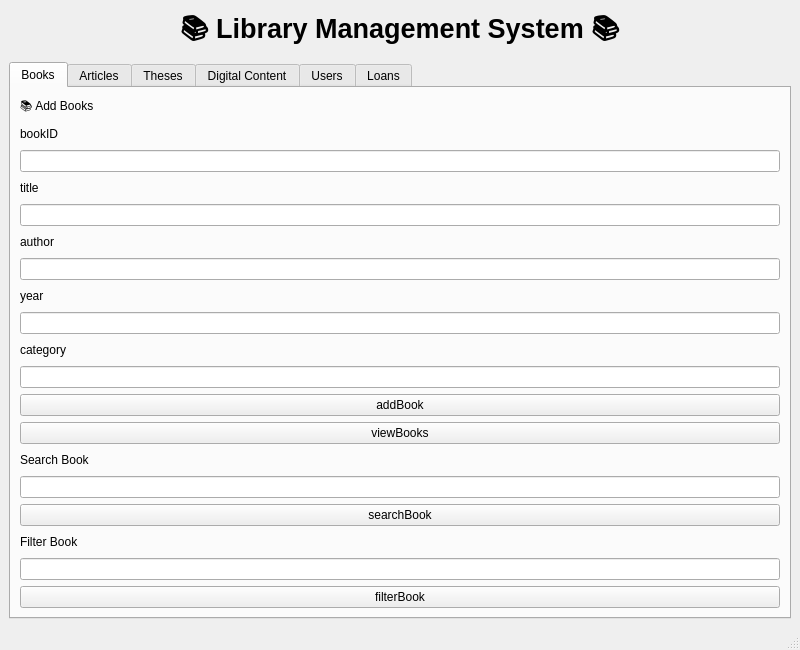
<?xml version="1.0" encoding="UTF-8"?>
<ui version="4.0">
 <class>MainWindow</class>
 <widget class="QMainWindow" name="MainWindow">
  <property name="geometry">
   <rect>
    <x>0</x>
    <y>0</y>
    <width>800</width>
    <height>600</height>
   </rect>
  </property>
  <property name="windowTitle">
   <string>MainWindow</string>
  </property>
  <widget class="QWidget" name="centralwidget">
   <layout class="QVBoxLayout" name="verticalLayout">
    <item>
     <widget class="QLabel" name="label_6">
      <property name="font">
       <font>
        <pointsize>20</pointsize>
        <bold>true</bold>
        <strikeout>false</strikeout>
       </font>
      </property>
      <property name="text">
       <string>📚 Library Management System 📚</string>
      </property>
      <property name="alignment">
       <set>Qt::AlignmentFlag::AlignCenter</set>
      </property>
     </widget>
    </item>
    <item>
     <widget class="QTabWidget" name="Books">
      <property name="currentIndex">
       <number>0</number>
      </property>
      <widget class="QWidget" name="Book">
       <attribute name="title">
        <string>Books</string>
       </attribute>
       <layout class="QVBoxLayout" name="verticalLayout_3">
        <item>
         <widget class="QLabel" name="label">
          <property name="text">
           <string>📚 Add Books</string>
          </property>
         </widget>
        </item>
        <item>
         <widget class="QLabel" name="label_2">
          <property name="text">
           <string>bookID</string>
          </property>
         </widget>
        </item>
        <item>
         <widget class="QLineEdit" name="lineEdit_bookID"/>
        </item>
        <item>
         <widget class="QLabel" name="label_3">
          <property name="text">
           <string>title</string>
          </property>
         </widget>
        </item>
        <item>
         <widget class="QLineEdit" name="lineEdit_title"/>
        </item>
        <item>
         <widget class="QLabel" name="label_4">
          <property name="text">
           <string>author</string>
          </property>
         </widget>
        </item>
        <item>
         <widget class="QLineEdit" name="lineEdit_author"/>
        </item>
        <item>
         <widget class="QLabel" name="label_5">
          <property name="text">
           <string>year</string>
          </property>
         </widget>
        </item>
        <item>
         <widget class="QLineEdit" name="lineEdit_year"/>
        </item>
        <item>
         <widget class="QLabel" name="label_7">
          <property name="text">
           <string>category</string>
          </property>
         </widget>
        </item>
        <item>
         <widget class="QLineEdit" name="lineEdit_category"/>
        </item>
        <item>
         <widget class="QPushButton" name="pushButton_addBook">
          <property name="text">
           <string>addBook</string>
          </property>
         </widget>
        </item>
        <item>
         <widget class="QPushButton" name="pushButton_viewBooks">
          <property name="text">
           <string>viewBooks</string>
          </property>
         </widget>
        </item>
        <item>
         <widget class="QLabel" name="label_16">
          <property name="text">
           <string>Search Book</string>
          </property>
         </widget>
        </item>
        <item>
         <widget class="QLineEdit" name="lineEdit_searchBook"/>
        </item>
        <item>
         <widget class="QPushButton" name="pushButton_searchBook">
          <property name="text">
           <string>searchBook</string>
          </property>
         </widget>
        </item>
        <item>
         <widget class="QLabel" name="label_17">
          <property name="text">
           <string>Filter Book</string>
          </property>
         </widget>
        </item>
        <item>
         <widget class="QLineEdit" name="lineEdit_filterBook"/>
        </item>
        <item>
         <widget class="QPushButton" name="pushButton_filterBook">
          <property name="text">
           <string>filterBook</string>
          </property>
         </widget>
        </item>
       </layout>
      </widget>
      <widget class="QWidget" name="tab">
       <attribute name="title">
        <string>Articles</string>
       </attribute>
       <layout class="QVBoxLayout" name="verticalLayout_4">
        <item>
         <widget class="QLabel" name="label_18">
          <property name="text">
           <string>📄 Articles</string>
          </property>
         </widget>
        </item>
        <item>
         <widget class="QLabel" name="label_19">
          <property name="text">
           <string>articleID</string>
          </property>
         </widget>
        </item>
        <item>
         <widget class="QLineEdit" name="lineEdit_articleID"/>
        </item>
        <item>
         <widget class="QLabel" name="label_20">
          <property name="text">
           <string>articleTitle</string>
          </property>
         </widget>
        </item>
        <item>
         <widget class="QLineEdit" name="lineEdit_articleTitle"/>
        </item>
        <item>
         <widget class="QLabel" name="label_21">
          <property name="text">
           <string>articleAuthor</string>
          </property>
         </widget>
        </item>
        <item>
         <widget class="QLineEdit" name="lineEdit_articleAuthor"/>
        </item>
        <item>
         <widget class="QLabel" name="label_22">
          <property name="text">
           <string>articleYear</string>
          </property>
         </widget>
        </item>
        <item>
         <widget class="QLineEdit" name="lineEdit_articleYear"/>
        </item>
        <item>
         <widget class="QLabel" name="label_23">
          <property name="text">
           <string>doi</string>
          </property>
         </widget>
        </item>
        <item>
         <widget class="QLineEdit" name="lineEdit_doi"/>
        </item>
        <item>
         <widget class="QLabel" name="label_24">
          <property name="text">
           <string>journal</string>
          </property>
         </widget>
        </item>
        <item>
         <widget class="QLineEdit" name="lineEdit_journal"/>
        </item>
        <item>
         <widget class="QLabel" name="label_25">
          <property name="text">
           <string>articleCategory</string>
          </property>
         </widget>
        </item>
        <item>
         <widget class="QLineEdit" name="lineEdit_articleCategory"/>
        </item>
        <item>
         <widget class="QPushButton" name="pushButton_addArticle">
          <property name="text">
           <string>addArticle</string>
          </property>
         </widget>
        </item>
        <item>
         <widget class="QPushButton" name="pushButton_viewArticles">
          <property name="text">
           <string>viewArticles</string>
          </property>
         </widget>
        </item>
       </layout>
      </widget>
      <widget class="QWidget" name="tab_2">
       <attribute name="title">
        <string>Theses</string>
       </attribute>
       <layout class="QVBoxLayout" name="verticalLayout_2">
        <item>
         <widget class="QLabel" name="label_26">
          <property name="text">
           <string>🎓 Theses</string>
          </property>
         </widget>
        </item>
        <item>
         <widget class="QLabel" name="label_27">
          <property name="text">
           <string>thesisID</string>
          </property>
         </widget>
        </item>
        <item>
         <widget class="QLineEdit" name="lineEdit_thesisID"/>
        </item>
        <item>
         <widget class="QLabel" name="label_28">
          <property name="text">
           <string>thesisTitle</string>
          </property>
         </widget>
        </item>
        <item>
         <widget class="QLineEdit" name="lineEdit_thesisTitle"/>
        </item>
        <item>
         <widget class="QLabel" name="label_29">
          <property name="text">
           <string>thesisAuthor</string>
          </property>
         </widget>
        </item>
        <item>
         <widget class="QLineEdit" name="lineEdit_thesisAuthor"/>
        </item>
        <item>
         <widget class="QLabel" name="label_30">
          <property name="text">
           <string>thesisYear</string>
          </property>
         </widget>
        </item>
        <item>
         <widget class="QLineEdit" name="lineEdit_thesisYear"/>
        </item>
        <item>
         <widget class="QLabel" name="label_31">
          <property name="text">
           <string>university</string>
          </property>
         </widget>
        </item>
        <item>
         <widget class="QLineEdit" name="lineEdit_university"/>
        </item>
        <item>
         <widget class="QLabel" name="label_32">
          <property name="text">
           <string>degree</string>
          </property>
         </widget>
        </item>
        <item>
         <widget class="QLineEdit" name="lineEdit_degree"/>
        </item>
        <item>
         <widget class="QLabel" name="label_33">
          <property name="text">
           <string>advisor</string>
          </property>
         </widget>
        </item>
        <item>
         <widget class="QLineEdit" name="lineEdit_advisor"/>
        </item>
        <item>
         <widget class="QLabel" name="label_34">
          <property name="text">
           <string>category</string>
          </property>
         </widget>
        </item>
        <item>
         <widget class="QLineEdit" name="lineEdit_thesisCategory"/>
        </item>
        <item>
         <widget class="QLabel" name="label_35">
          <property name="text">
           <string>keywords</string>
          </property>
         </widget>
        </item>
        <item>
         <widget class="QLineEdit" name="lineEdit_keywords"/>
        </item>
        <item>
         <widget class="QPushButton" name="pushButton_addThesis">
          <property name="text">
           <string>addThesis</string>
          </property>
         </widget>
        </item>
        <item>
         <widget class="QPushButton" name="pushButton_viewTheses">
          <property name="text">
           <string>viewTheses</string>
          </property>
         </widget>
        </item>
       </layout>
      </widget>
      <widget class="QWidget" name="tab_3">
       <attribute name="title">
        <string>Digital Content</string>
       </attribute>
       <layout class="QVBoxLayout" name="verticalLayout_5">
        <item>
         <widget class="QLabel" name="label_36">
          <property name="text">
           <string>💾 Digital Content</string>
          </property>
         </widget>
        </item>
        <item>
         <widget class="QLabel" name="label_44">
          <property name="text">
           <string>digitalID</string>
          </property>
         </widget>
        </item>
        <item>
         <widget class="QLineEdit" name="lineEdit_digitalID"/>
        </item>
        <item>
         <widget class="QLabel" name="label_43">
          <property name="text">
           <string>digitalTitle</string>
          </property>
         </widget>
        </item>
        <item>
         <widget class="QLineEdit" name="lineEdit_digitalTitle"/>
        </item>
        <item>
         <widget class="QLabel" name="label_42">
          <property name="text">
           <string>digitalAuthor</string>
          </property>
         </widget>
        </item>
        <item>
         <widget class="QLineEdit" name="lineEdit_digitalAuthor"/>
        </item>
        <item>
         <widget class="QLabel" name="label_41">
          <property name="text">
           <string>digitalYear</string>
          </property>
         </widget>
        </item>
        <item>
         <widget class="QLineEdit" name="lineEdit_digitalYear"/>
        </item>
        <item>
         <widget class="QLabel" name="label_40">
          <property name="text">
           <string>format</string>
          </property>
         </widget>
        </item>
        <item>
         <widget class="QLineEdit" name="lineEdit_format"/>
        </item>
        <item>
         <widget class="QLabel" name="label_39">
          <property name="text">
           <string>url</string>
          </property>
         </widget>
        </item>
        <item>
         <widget class="QLineEdit" name="lineEdit_url"/>
        </item>
        <item>
         <widget class="QLabel" name="label_38">
          <property name="text">
           <string>fileSize</string>
          </property>
         </widget>
        </item>
        <item>
         <widget class="QLineEdit" name="lineEdit_fileSize"/>
        </item>
        <item>
         <widget class="QLabel" name="label_37">
          <property name="text">
           <string>digitalCategory</string>
          </property>
         </widget>
        </item>
        <item>
         <widget class="QLineEdit" name="lineEdit_digitalCategory"/>
        </item>
        <item>
         <widget class="QPushButton" name="pushButton_addDigital">
          <property name="text">
           <string>addDigital</string>
          </property>
         </widget>
        </item>
       </layout>
      </widget>
      <widget class="QWidget" name="User">
       <attribute name="title">
        <string>Users</string>
       </attribute>
       <layout class="QVBoxLayout" name="verticalLayout_6">
        <item>
         <widget class="QLabel" name="label_8">
          <property name="text">
           <string>👤 Register User</string>
          </property>
         </widget>
        </item>
        <item>
         <widget class="QLabel" name="label_12">
          <property name="text">
           <string>userID</string>
          </property>
         </widget>
        </item>
        <item>
         <widget class="QLineEdit" name="lineEdit_userID"/>
        </item>
        <item>
         <widget class="QLabel" name="label_11">
          <property name="text">
           <string>userName</string>
          </property>
         </widget>
        </item>
        <item>
         <widget class="QLineEdit" name="lineEdit_userName"/>
        </item>
        <item>
         <widget class="QLabel" name="label_10">
          <property name="text">
           <string>email</string>
          </property>
         </widget>
        </item>
        <item>
         <widget class="QLineEdit" name="lineEdit_email"/>
        </item>
        <item>
         <widget class="QLabel" name="label_9">
          <property name="text">
           <string>limit</string>
          </property>
         </widget>
        </item>
        <item>
         <widget class="QLineEdit" name="lineEdit_limit"/>
        </item>
        <item>
         <widget class="QPushButton" name="pushButton_registerUser">
          <property name="text">
           <string>registerUser</string>
          </property>
         </widget>
        </item>
       </layout>
      </widget>
      <widget class="QWidget" name="Loans">
       <attribute name="title">
        <string>Loans</string>
       </attribute>
       <layout class="QVBoxLayout" name="verticalLayout_7">
        <item>
         <widget class="QLabel" name="label_13">
          <property name="text">
           <string>📦 Borrow/Return</string>
          </property>
         </widget>
        </item>
        <item>
         <widget class="QLabel" name="label_14">
          <property name="text">
           <string>loan User ID</string>
          </property>
         </widget>
        </item>
        <item>
         <widget class="QLineEdit" name="lineEdit_loanUserID"/>
        </item>
        <item>
         <widget class="QLabel" name="label_15">
          <property name="text">
           <string>loan Resource ID</string>
          </property>
         </widget>
        </item>
        <item>
         <widget class="QLineEdit" name="lineEdit_loanResID"/>
        </item>
        <item>
         <widget class="QPushButton" name="pushButton_borrow">
          <property name="text">
           <string>borrow</string>
          </property>
         </widget>
        </item>
        <item>
         <widget class="QPushButton" name="pushButton_return">
          <property name="text">
           <string>return</string>
          </property>
         </widget>
        </item>
       </layout>
      </widget>
     </widget>
    </item>
   </layout>
  </widget>
  <widget class="QMenuBar" name="menubar">
   <property name="geometry">
    <rect>
     <x>0</x>
     <y>0</y>
     <width>800</width>
     <height>17</height>
    </rect>
   </property>
  </widget>
  <widget class="QStatusBar" name="statusbar"/>
 </widget>
 <resources/>
 <connections/>
</ui>
